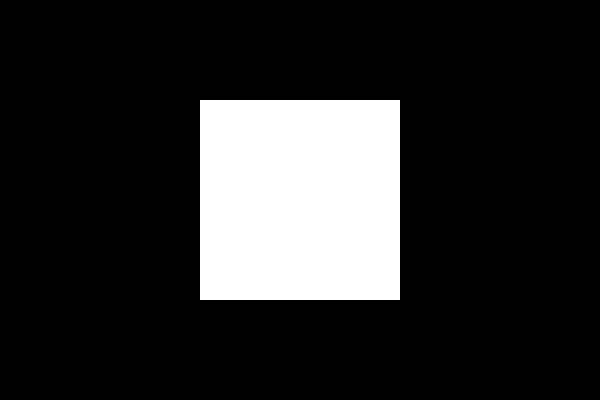
Frame 1 (no input)
Frame 60 (no input): identical to frame 1, image omitted
Frame 120 (the mouse pressed at the canvas centre since frame 60): identical to frame 1, image omitted

The p5.js sketch that drew this single still picture (run headless with seeded random() and noise() and a simulated clock; from frame 60 on, the mouse is pressed at the canvas centre):

// p5.js sketch
// ── sketch.js
function setup() {
  createCanvas(600, 400);
  rectMode(CENTER);
  background(0);
  noStroke();
  fill(255);
}

function draw() {
  background(0);
  if (keyIsPressed && (key == 'a' || key == 'A')) {
    ellipse(width/2, height/2, 200, 200);
  } else {
    rect(width/2, height/2, 200, 200);
  }
}
